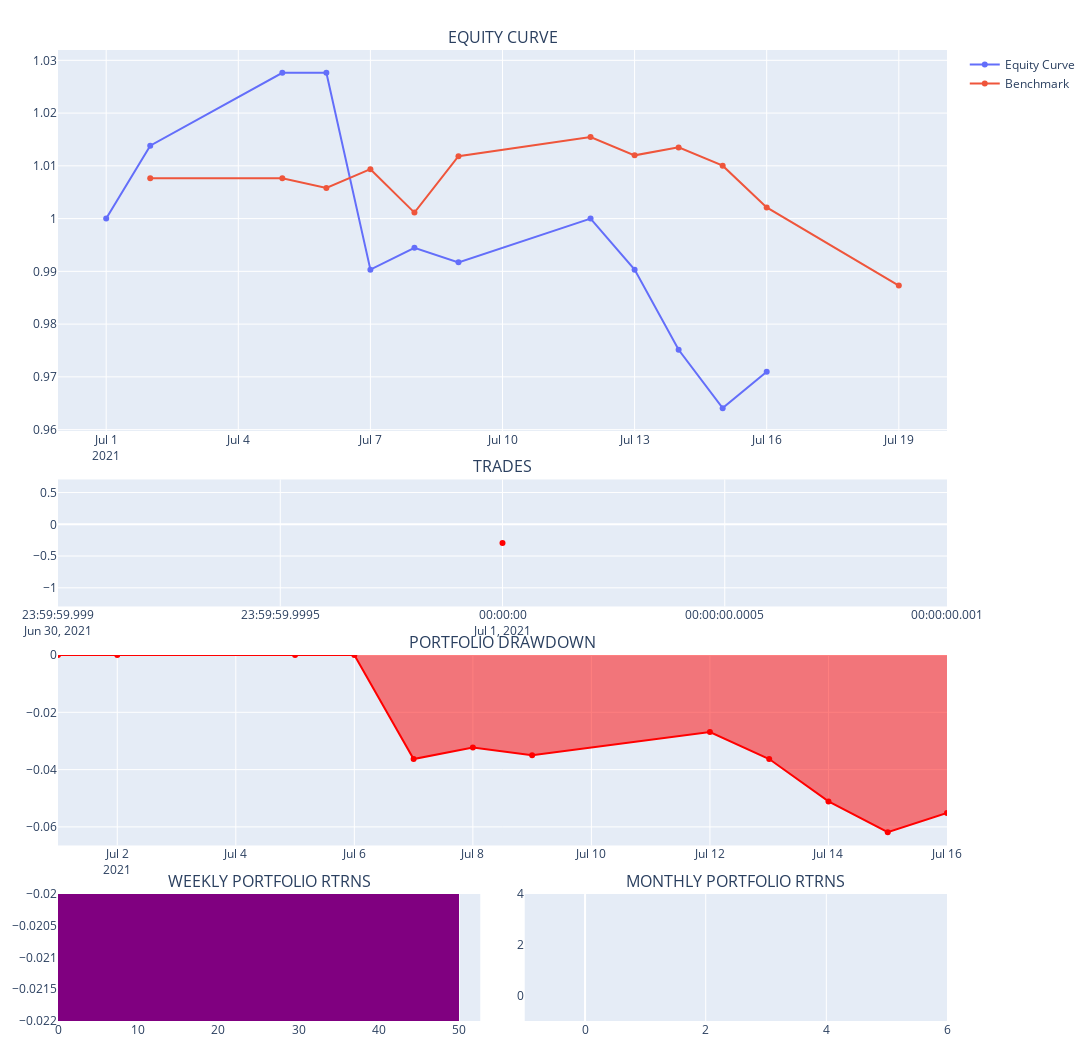

Here is the notebook cell this chart was saved with:
### Code cell
evb_backtest.portfolio.plot_portfolio()

### Figure 1 — Plotly figure (JSON) as saved in the notebook; plotly's stock layout.template omitted (floating-point values rounded to 4 significant figures)
{"data": [{"name": "Equity Curve", "showlegend": true, "type": "scatter", "x": ["2021-07-01T00:00:00", "2021-07-02T00:00:00", "2021-07-05T00:00:00", "2021-07-06T00:00:00", "2021-07-07T00:00:00", "2021-07-08T00:00:00", "2021-07-09T00:00:00", "2021-07-12T00:00:00", "2021-07-13T00:00:00", "2021-07-14T00:00:00", "2021-07-15T00:00:00", "2021-07-16T00:00:00"], "xaxis": "x", "y": [1.0, 1.014, 1.028, 1.028, 0.9903, 0.9945, 0.9917, 1.0, 0.9903, 0.9751, 0.9641, 0.971], "yaxis": "y"}, {"name": "Benchmark", "showlegend": true, "type": "scatter", "x": ["2021-07-01T00:00:00", "2021-07-02T00:00:00", "2021-07-05T00:00:00", "2021-07-06T00:00:00", "2021-07-07T00:00:00", "2021-07-08T00:00:00", "2021-07-09T00:00:00", "2021-07-12T00:00:00", "2021-07-13T00:00:00", "2021-07-14T00:00:00", "2021-07-15T00:00:00", "2021-07-16T00:00:00", "2021-07-19T00:00:00"], "xaxis": "x", "y": [null, 1.008, 1.008, 1.006, 1.009, 1.001, 1.012, 1.015, 1.012, 1.013, 1.01, 1.002, 0.9873], "yaxis": "y"}, {"customdata": [11], "hovertemplate": "<b>%{text}</b><br><br>Date: %{x}<br>Size: %{customdata}<br>PnL: %{y}<br>", "marker": {"color": ["red"]}, "mode": "markers", "name": "Ticker", "showlegend": false, "text": ["AMD"], "type": "scatter", "x": ["2021-07-01T00:00:00"], "xaxis": "x2", "y": [-0.2941], "yaxis": "y2"}, {"fill": "tozeroy", "line": {"color": "red"}, "name": "Drawdown", "showlegend": false, "type": "scatter", "x": ["2021-07-01T00:00:00", "2021-07-02T00:00:00", "2021-07-05T00:00:00", "2021-07-06T00:00:00", "2021-07-07T00:00:00", "2021-07-08T00:00:00", "2021-07-09T00:00:00", "2021-07-12T00:00:00", "2021-07-13T00:00:00", "2021-07-14T00:00:00", "2021-07-15T00:00:00", "2021-07-16T00:00:00"], "xaxis": "x3", "y": [0, 0, 0, 0, -0.03631, -0.03227, -0.03496, -0.02689, -0.03631, -0.0511, -0.06185, -0.05513], "yaxis": "y3"}, {"histnorm": "percent", "marker": {"color": "purple"}, "showlegend": false, "type": "histogram", "xaxis": "x4", "y": [null, -0.02181, -0.0209], "yaxis": "y4"}, {"histnorm": "percent", "marker": {"color": "purple"}, "showlegend": false, "type": "histogram", "xaxis": "x5", "y": [null], "yaxis": "y5"}], "layout": {"annotations": [{"font": {"size": 16}, "showarrow": false, "text": "EQUITY CURVE", "x": 0.5, "xanchor": "center", "xref": "paper", "y": 1.0, "yanchor": "bottom", "yref": "paper"}, {"font": {"size": 16}, "showarrow": false, "text": "TRADES", "x": 0.5, "xanchor": "center", "xref": "paper", "y": 0.5577, "yanchor": "bottom", "yref": "paper"}, {"font": {"size": 16}, "showarrow": false, "text": "PORTFOLIO DRAWDOWN", "x": 0.5, "xanchor": "center", "xref": "paper", "y": 0.3769, "yanchor": "bottom", "yref": "paper"}, {"font": {"size": 16}, "showarrow": false, "text": "WEEKLY PORTFOLIO RTRNS", "x": 0.2375, "xanchor": "center", "xref": "paper", "y": 0.1308, "yanchor": "bottom", "yref": "paper"}, {"font": {"size": 16}, "showarrow": false, "text": "MONTHLY PORTFOLIO RTRNS", "x": 0.7625, "xanchor": "center", "xref": "paper", "y": 0.1308, "yanchor": "bottom", "yref": "paper"}], "height": 1050, "hovermode": "x unified", "margin": {"b": 20, "l": 15, "r": 15, "t": 50}, "paper_bgcolor": "WHITE", "width": 1200, "xaxis": {"anchor": "y", "domain": [0, 1]}, "xaxis2": {"anchor": "y2", "domain": [0, 1]}, "xaxis3": {"anchor": "y3", "domain": [0, 1]}, "xaxis4": {"anchor": "y4", "domain": [0, 0.475]}, "xaxis5": {"anchor": "y5", "domain": [0.525, 1]}, "yaxis": {"anchor": "x", "domain": [0.6077, 1.0]}, "yaxis2": {"anchor": "x2", "domain": [0.4269, 0.5577]}, "yaxis3": {"anchor": "x3", "domain": [0.1808, 0.3769]}, "yaxis4": {"anchor": "x4", "domain": [0, 0.1308]}, "yaxis5": {"anchor": "x5", "domain": [0, 0.1308]}}}
